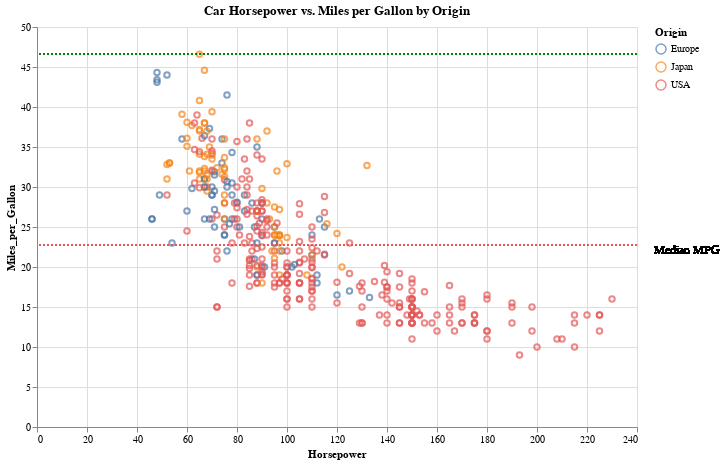

Notebook code cell kept with this figure:
### Markdown cell above
#### **Student Task**:
1. Modify the scatter plot below to show 'Acceleration:Q' on the x-axis and 'Weight_in_lbs:Q' on the y-axis.
2. Keep the color encoding by 'Origin'.
3. Update the tooltips and title appropriately.
4. Comment out the code that is not relevant for `Acceleration` and `Weight_in_lbs`

### Code cell
# Data prep
mpg_col = pl.col('Miles_per_Gallon')
MPG_summary = cars_pl_cleaned.select(
    mpg_col.mean().alias('Mean_MPG'),
    mpg_col.median().alias('Median_MPG'),
    mpg_col.min().alias('Min_MPG'),
    mpg_col.max().alias('Max_MPG'),
    mpg_col.lt(mpg_col.median()).sum().alias('Below_Median'),
    mpg_col.lt(mpg_col.mean()).sum().alias('Below_Mean')
).to_dicts()[0]

# Incremental chart build

base = alt.Chart(cars_pl_cleaned)

points = base.mark_point().encode(
    x='Horsepower:Q',
    y='Miles_per_Gallon:Q',
    color='Origin:N',
    tooltip=['Name:N', 'Horsepower:Q', 'Miles_per_Gallon:Q']
)

median_rule = base.mark_rule(color="light-pink", strokeDash=[2,2], opacity=0.5).encode(
    y = alt.datum(MPG_summary['Median_MPG']),
)

max_rule = base.mark_rule(color="green", strokeDash=[2,2], opacity=0.5).encode(
    y = alt.datum(MPG_summary['Max_MPG']),
)

median_text = base.mark_text(
      dx=650,
      dy=5,
      fontSize=12,
      fontWeight='normal'
    ).encode(
    y = alt.datum(MPG_summary['Median_MPG']),
    x = alt.datum(0),
    text = alt.value('Median MPG'),

)

# Chart display
(points + median_rule + max_rule + median_text).properties(
    title='Car Horsepower vs. Miles per Gallon by Origin',
    width=600,
    height=400
)

### Figure 1 — Vega-Lite specification as saved in the notebook (floating-point values rounded to 4 significant figures; data arrays with more than 128 entries replaced by an {"elided": "..."} marker saying what was removed)
{"config": {"view": {"continuousWidth": 300, "continuousHeight": 300}}, "layer": [{"mark": {"type": "point"}, "encoding": {"color": {"field": "Origin", "type": "nominal"}, "tooltip": [{"field": "Name", "type": "nominal"}, {"field": "Horsepower", "type": "quantitative"}, {"field": "Miles_per_Gallon", "type": "quantitative"}], "x": {"field": "Horsepower", "type": "quantitative"}, "y": {"field": "Miles_per_Gallon", "type": "quantitative"}}}, {"mark": {"type": "rule", "color": "light-pink", "opacity": 0.5, "strokeDash": [2, 2]}, "encoding": {"y": {"datum": 22.75}}}, {"mark": {"type": "rule", "color": "green", "opacity": 0.5, "strokeDash": [2, 2]}, "encoding": {"y": {"datum": 46.6}}}, {"mark": {"type": "text", "dx": 650, "dy": 5, "fontSize": 12, "fontWeight": "normal"}, "encoding": {"text": {"value": "Median MPG"}, "x": {"datum": 0}, "y": {"datum": 22.75}}}], "data": {"name": "data-7285c4e2e195e5a75737a34913199f5f"}, "height": 400, "title": "Car Horsepower vs. Miles per Gallon by Origin", "width": 600, "$schema": "https://vega.github.io/schema/vega-lite/v5.20.1.json", "datasets": {"data-7285c4e2e195e5a75737a34913199f5f": {"elided": "392 records"}}}
